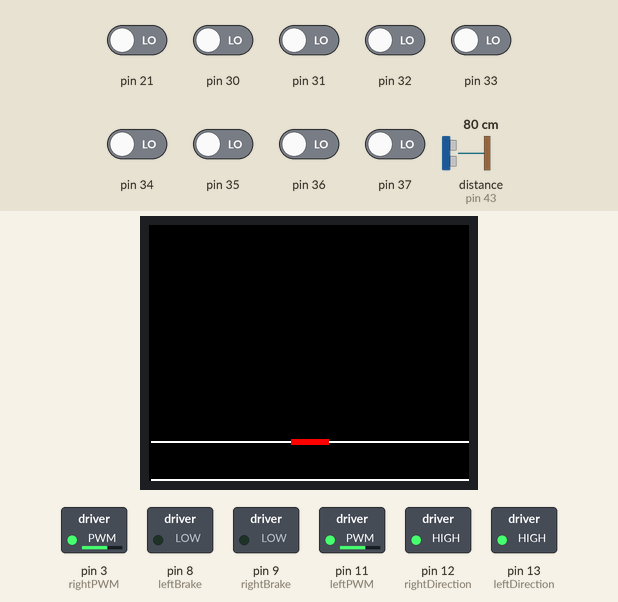
The sketch below on a simulated Arduino Mega 2560, built with avr-gcc and run on an emulated ATmega2560. Shown: 160×128 colour display, switched loads named in the sketch (green lamp = pin HIGH). Wiring (inferred from the names in the program): ultrasonic range finder: trigger pin 42; echo pin 43. The inputs (shaded band) are chosen by the test bench; at power-on: pin 21, pin 30–37 LOW, distance to the obstacle (sensor on pin 43) 80 cm. The echo pulse lasts 58.3 µs per cm; random numbers use the default seed unless the sketch sets one; pins used as bus, display or sensor lines are not drawn; what the sketch prints to the serial monitor is not drawn.

Above: at 7.3 s.
7.4 s: pin 21 driven HIGH
At 9.6 s:
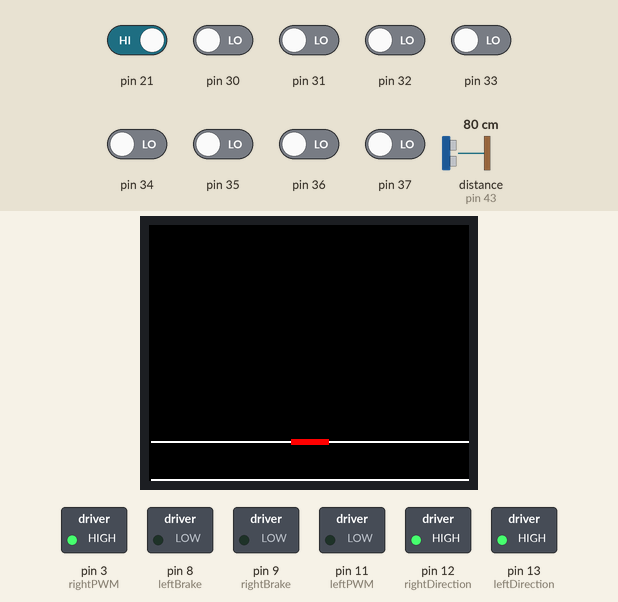
9.9 s: pin 36 driven HIGH
At 11.2 s:
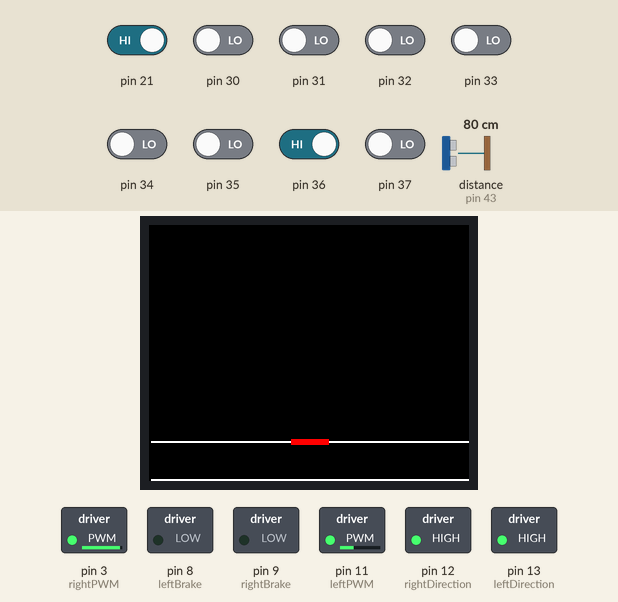
12.8 s: pin 34 driven HIGH
At 15.4 s:
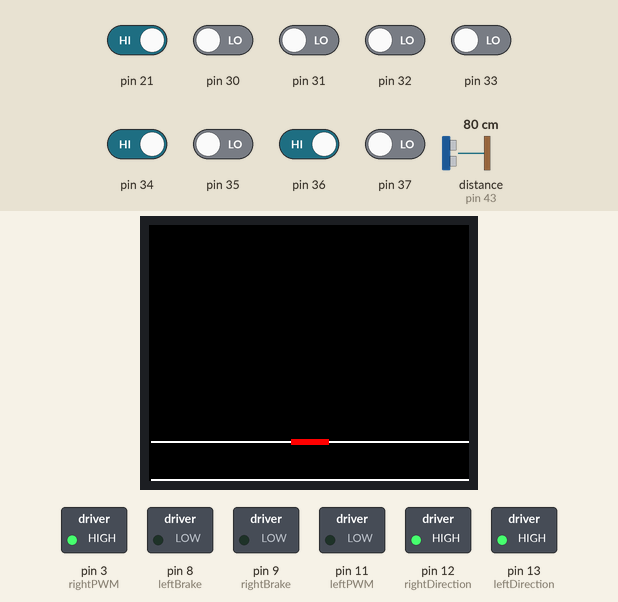
15.7 s: pin 32 driven HIGH
At 17.5 s:
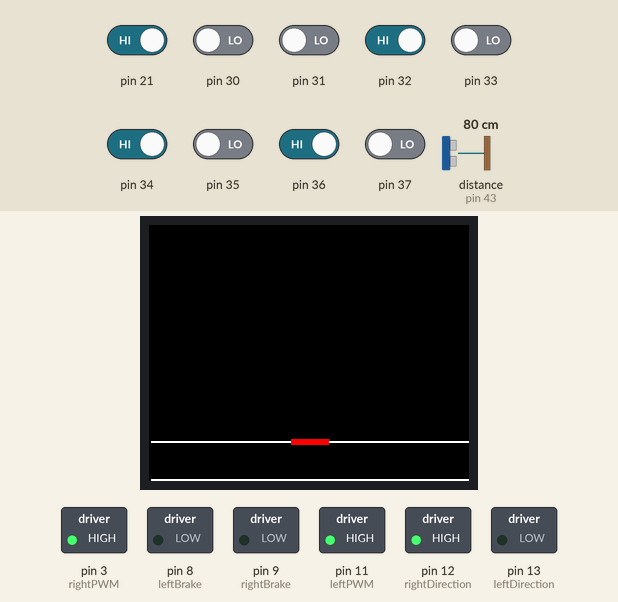
18.1 s: pin 37 driven HIGH
At 19.4 s:
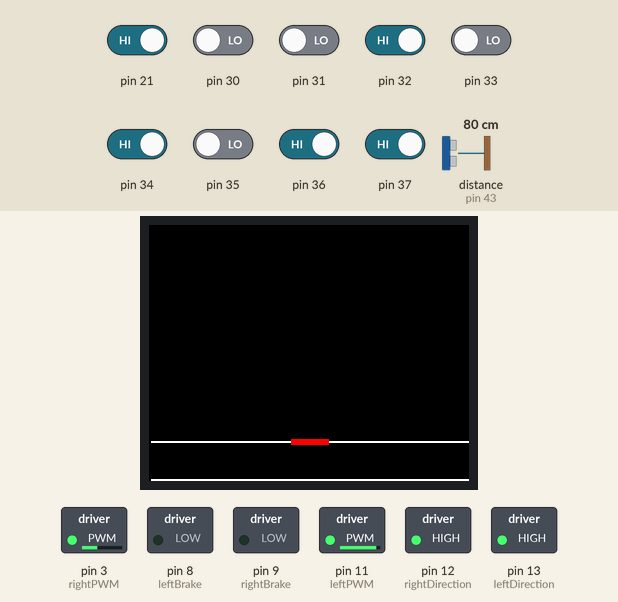
21.0 s: pin 21 driven LOW
At 22.7 s:
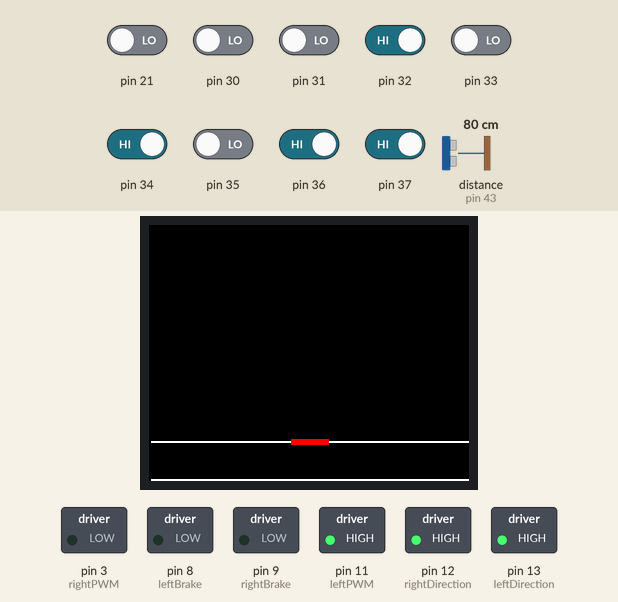
Timing chart, 0 to 24.2 s (numbered marks = the images above; inputs shaded):
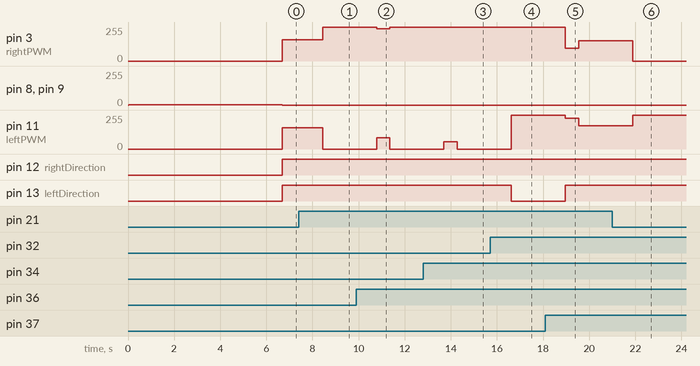

Measured:
- after the input at 7.4 s, pin 3 (rightPWM): 160/255 → 255/255 after 1.0 s; pin 11 (leftPWM): 160/255 → 0/255 after 1.0 s
- after the input at 9.9 s, pin 3 (rightPWM): 255/255 → 241/255 after 0.88 s, → 255/255 0.58 s later; pin 11 (leftPWM): 0/255 → 85/255 after 0.88 s, → 0/255 0.58 s later
- after the input at 12.8 s, pin 11 (leftPWM): 0/255 → 53/255 after 0.90 s, → 0/255 0.58 s later
- after the input at 15.7 s, pin 11 (leftPWM): 0/255 → 255/255 after 0.92 s; pin 13 (leftDirection): HIGH → LOW after 0.92 s
- after the input at 18.1 s, pin 3 (rightPWM): 255/255 → 96/255 after 0.86 s, → 151/255 0.58 s later; pin 11 (leftPWM): 255/255 → 230/255 after 0.86 s, → 175/255 0.58 s later; pin 13 (leftDirection): LOW → HIGH after 0.86 s
- after the input at 21.0 s, pin 3 (rightPWM): 151/255 → 0/255 after 0.89 s; pin 11 (leftPWM): 175/255 → 255/255 after 0.89 s

The sketch:

line_follower_code.ino
```cpp
#include <QTRSensors.h>
#include <TFT.h>

#define cs   48
#define dc   46
#define rst  47

QTRSensors qtr;

TFT screen = TFT(cs, dc, rst);
int senPosX[16] = {3, 13, 23, 33, 43, 53, 63, 73, 83, 93, 103, 113, 123, 133, 143, 153};
int senPosY = 114;

int sensorValue = 0;  // for int to char conversion
char sensorvalueChar[2]; // for int to char conversion
String valueStr; // for int to char conversion

const uint8_t SensorCount = 16;
uint16_t values[SensorCount];
int maxOutputValue = 1000;
const int maxAllowedSpeed = 255;
const int minAllowedSpeed = 0;
const int baseSpeed = 160;
const int baseLeftSpeed = baseSpeed;
const int baseRightSpeed = baseSpeed;
const int rightSideCorrection = baseRightSpeed * 0.04;

uint16_t position;
const int centerPosition = 450;
int line = 1;
int& lineRef = line;
int counter = 0;
int& counterRef = counter;
int error = 0;
int lastError = 0;
int integral = 0;
int derivative;
const float KP = 1.5;  // Overshoot = reduce KP, slugish = increase KP  0.87
const float KD = 0.5;  // increase to reduce wobling   0.45
const float KI = 0;    // aditive error, must test with real runs


int leftSpeed;
int rightSpeed;
int speedModifier = 1;
int mb;

int rightDirection = 12;
int rightPWM = 3;
int rightBrake = 9;
int leftDirection = 13;
int leftPWM = 11;
int leftBrake = 8;
int ping = 42;
int echo = 43;
int barrier;

int barrierDetection();
void handBrake();
void IOConfig();
int lineType(uint16_t (&values)[SensorCount], int& lineRef, int& counterRef);
void calibrate(uint8_t SensorCount);
void printCalibratedValues(uint8_t SensorCount);
void printValues(const uint8_t SensorCount, uint16_t values[]);
void forward(int rightSpeed, int leftSpeed);
void backward(int rightSpeed, int leftSpeed);
void screenSetup();
void showSensorValues();


void setup() {
  Serial.begin(9600);
  IOConfig();
  screenSetup();
  // configure the sensors
  qtr.setTypeRC();
  //qtr.setSensorPins((const uint8_t[]){A8, A9, A10, A11, A12, A13, A14, A15}, SensorCount); // sensor right
  //qtr.setSensorPins((const uint8_t[]){A15, A14, A13, A12, A11, A10, A9, A8, A6, A1, A0}, SensorCount); // sensor left
  //qtr.setSensorPins((const uint8_t[]){37,36,35,34,33,32,31,30,29,28,27,26,25,24,23,22}, SensorCount); // sensor all
  qtr.setSensorPins((const uint8_t[]){37,36,35,34,33,32,31,30}, SensorCount); // sensor left

  rightSpeed = baseRightSpeed;
  leftSpeed = baseLeftSpeed;
  analogWrite(leftBrake, HIGH);
  analogWrite(rightBrake, HIGH);
  // turn on Arduino's LED to indicate we are in calibration mode

  calibrate(SensorCount);
  printCalibratedValues(SensorCount);
}


void loop() {
  showSensorValues();
  barrier = barrierDetection();
  position = qtr.readLineBlack(values);


    line = lineType(values, lineRef, counterRef);
    if (line == 1) {
      position = qtr.readLineBlack(values);
    } else if (line == 0)
      position = qtr.readLineWhite(values);

    printValues(SensorCount,values,line);


    //PID control

    error = ((position / 10) - centerPosition);
    derivative = error - lastError;
    integral = integral + error;

    lastError = error;

    speedModifier = (error * KP + integral * KI + derivative * KD);
    leftSpeed = baseLeftSpeed - speedModifier;
    rightSpeed = (baseRightSpeed + rightSideCorrection) + speedModifier;

    if (leftSpeed <= minAllowedSpeed)
      leftSpeed = minAllowedSpeed;
    if (leftSpeed >= maxAllowedSpeed)
      leftSpeed = maxAllowedSpeed;
    if (rightSpeed <= minAllowedSpeed)
      rightSpeed = minAllowedSpeed;
    if (rightSpeed >= maxAllowedSpeed)
      rightSpeed = maxAllowedSpeed;

    //----------------------------------- START OF CONDITIONS REGION ---------------------------//

    /*if (position == 0 && counter ==0)
      forward(baseSpeed,baseSpeed);
    else if (position == 0 && counter !=0)
      handBrake();*/
    if (position == 0)
      forward(baseSpeed, baseSpeed);
    else if (position == 3500)
      hardLeft(maxAllowedSpeed);
    else if (position == 5500)
      hardRight(maxAllowedSpeed);
    else if (position == 9000 && line == 0) {
      mb = 1;
      forward(baseRightSpeed, baseLeftSpeed);
    } else if (values[2] == 1 && values[3] == 1 && values[4] == 1 && values[5] == 1 && values[6] == 1 && values[7] == 1 && mb ==1)
      handBrake();
      else {


        //----------------------------------- END OF CONDITIONS REGION ---------------------------//

        forward(rightSpeed, leftSpeed);
      }
}


/*///////////////////////////////////////////////////////////*/

void showSensorValues(){
  for (int i=0; i<16 ;i++){

    sensorValue=random(2);
    valueStr = String(sensorValue);
    valueStr.toCharArray(sensorvalueChar, 2);
    for (int i=0; i<16 ;i++){
    screen.stroke(255,255,255);
    screen.text(sensorvalueChar, senPosX[i], senPosY);
    }
    for (int i=0; i<16 ;i++){
    screen.stroke(0,0,0);
    screen.text(sensorvalueChar, senPosX[i], senPosY);
    }

  }
}

void screenSetup(){
  screen.begin();
  // make the background black
  screen.background(0,0,0);
  // set the stroke color to white
  screen.stroke(255,255,255);
  screen.setTextSize(1);
  //screen.text(text, screen.width()/2-3, screen.height()/2-3);
  screen.line(1, 108, 159, 108);
  screen.line(1, 127, 159, 127);

  screen.stroke(255,0,0);
  screen.fill(255,0,0);
  screen.rect(screen.width()/2-9, 107,19,3);

}

int barrierDetection() {
  digitalWrite(ping, LOW);
  delayMicroseconds(2);
  digitalWrite(ping, HIGH);
  delayMicroseconds(10);
  digitalWrite(ping, LOW);
  long duration = pulseIn(echo, HIGH);
  int distance = duration * 0.034 / 2;
  int barrier = (distance < 20) ? barrier = 1 : barrier = 0;
  return barrier;
}

void calibrate(uint8_t SensorCount) {
  // 2.5 ms RC read timeout (default) * 10 reads per calibrate() call
  // = ~25 ms per calibrate() call.
  // Call calibrate() 400 times to make calibration take about 10 seconds.
  for (uint16_t i = 0; i < 200; i++) {
    qtr.calibrate();
  }
  // say that its done calibrating
}


void printCalibratedValues(uint8_t SensorCount) {
  // print the calibration minimum values measured when emitters were on
  for (uint8_t i = 0; i < SensorCount; i++) {
    Serial.print(qtr.calibrationOn.minimum[i]);
    Serial.print(' ');
  }
  Serial.println();

  // print the calibration maximum values measured when emitters were on
  for (uint8_t i = 0; i < SensorCount; i++) {
    Serial.print(qtr.calibrationOn.maximum[i]);
    Serial.print(' ');
  }
  Serial.println();
  delay(1000);
}


void printValues(const uint8_t SensorCount, uint16_t values[], int line) {
  // print the sensor values as numbers from 0 (max) to 1000 (min) then the position
  for (uint8_t i = 0; i < SensorCount; i++) {
    Serial.print(values[i]);
    Serial.print('\t');
  }
  Serial.print(position);
  Serial.write('  error =');
  Serial.print(error);
  Serial.write('  L =');
  Serial.print(leftSpeed);
  Serial.write('  R =');
  Serial.print(rightSpeed);
  Serial.write('  S =');
  Serial.print(line);
  Serial.write('  C =');
  Serial.println(counter);
  delay(500);
}


void forward(int rightSpeed, int leftSpeed) {
  analogWrite(leftBrake, LOW);
  analogWrite(rightBrake, LOW);
  digitalWrite(rightDirection, HIGH);
  analogWrite(rightPWM, rightSpeed);
  digitalWrite(leftDirection, HIGH);
  analogWrite(leftPWM, leftSpeed);
}


void backward(int rightSpeed, int leftSpeed) {
  analogWrite(leftBrake, LOW);
  analogWrite(rightBrake, LOW);
  digitalWrite(rightDirection, LOW);
  analogWrite(rightPWM, rightSpeed);
  digitalWrite(leftDirection, LOW);
  analogWrite(leftPWM, leftSpeed);
}

void hardRight(int maxAllowedSpeed) {
  analogWrite(leftBrake, LOW);
  analogWrite(rightBrake, LOW);
  digitalWrite(rightDirection, HIGH);
  analogWrite(rightPWM, maxAllowedSpeed);
  digitalWrite(leftDirection, LOW);
  analogWrite(leftPWM, maxAllowedSpeed);
}

void hardLeft(int maxAllowedSpeed) {
  analogWrite(leftBrake, LOW);
  analogWrite(rightBrake, LOW);
  digitalWrite(rightDirection, LOW);
  analogWrite(rightPWM, maxAllowedSpeed);
  digitalWrite(leftDirection, HIGH);
  analogWrite(leftPWM, maxAllowedSpeed);
}

void handBrake() {
  digitalWrite(rightBrake, HIGH);
  digitalWrite(leftBrake, HIGH);
}

void IOConfig(){
  // configure the motors
  pinMode(rightDirection, OUTPUT);
  pinMode(leftDirection, OUTPUT);
  pinMode(rightPWM, OUTPUT);
  pinMode(leftPWM, OUTPUT);
  pinMode(rightBrake, OUTPUT);
  pinMode(leftBrake, OUTPUT);
  pinMode(ping, OUTPUT);
  pinMode(echo, INPUT);
}

int lineType(uint16_t (&values)[SensorCount], int& lineRef, int& counterRef) {
  if (values[0] == maxOutputValue && values[1] == maxOutputValue && values[2] == maxOutputValue && /*values[3] == maxOutputValue &&*/ values[4] == 0 && values[5] == 0 && /*values[6] == maxOutputValue &&*/ values[7] == maxOutputValue && values[8] == maxOutputValue && values[9] == maxOutputValue)
    line = 1;  // black line

  else
    line = line;
  if (values[0] == 0 && values[1] == 0 && values[2] == 0 && /* values[3] == 0 && */ values[4] == maxOutputValue && values[5] == maxOutputValue && /* values[6] == 0 &&*/ values[7] == 0 && values[8] == 0 && values[9] == 0) {
    line = 0;  // white line
    counter++;
  } else
    line = line;
  return line;
}
```
